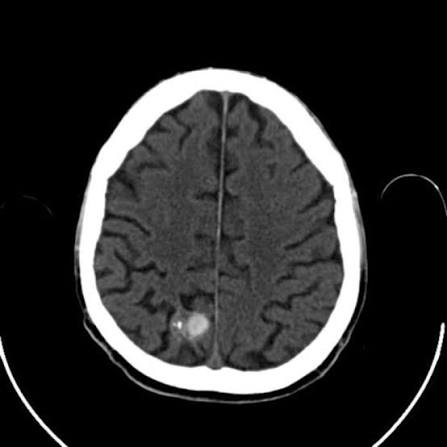
#> input picture brain/brain.jpg, 447 x 447 px
$ python Question1.py
#> lines starting #> are read from the running program, lines starting #| are printed output that depends on the picture; after the words box and inside, x2 and y2 are one past the last pixel; in counts of white or black regions, pixels touching at a corner belong together
import cv2
import matplotlib.pyplot as plt
import numpy as np

def get_gray_image(path):
#> called with path = './brain/brain.jpg'
    img = cv2.imread(path, cv2.IMREAD_GRAYSCALE)
#> img is the input picture: shape (447, 447); min 0, max 255, mean 45.3
    return img

def gaussian_blur(image, kernel_size):
#> called with kernel_size = 5
    return cv2.GaussianBlur(image, (kernel_size, kernel_size), 0)

def median_filter(image, kernel_size):
#> called with kernel_size = 5
    return cv2.medianBlur(image, kernel_size)

def histogram_plot_and_save(image, output_path='histograma.png'):
#> called with output_path = 'resultadosQ1/output_histograma.png'
    plt.figure()
    plt.hist(image.ravel(), bins=256, range=(0, 256), color='gray')
    plt.title('Histogram')
    plt.xlabel('Pixel Intensity')
    plt.ylabel('Frequency')
    plt.grid(True, linestyle='--', alpha=0.6)
    plt.savefig(output_path)
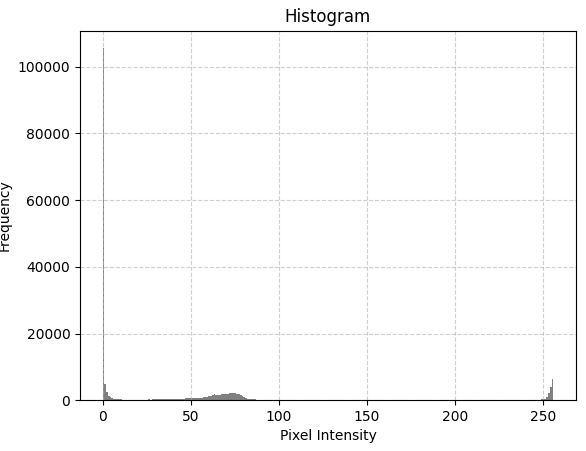
#> figure drawn by matplotlib, 1 panel; tallest bar 105549 high, from x = 0 to 1
    plt.show()

def limiarizacao_otsu(image):
    _, binary_image = cv2.threshold(image, 0, 255, cv2.THRESH_BINARY + cv2.THRESH_OTSU)
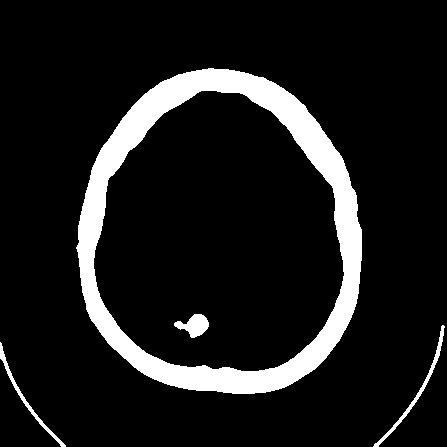
#> binary_image: shape (447, 447); 10.9% white; 4 white regions, box (x1, y1, x2, y2) and area: (76, 68, 362, 394) 20338, (373, 325, 445, 447) 532, (174, 314, 209, 338) 472, (0, 342, 66, 447) 459
    return binary_image

def opening(image, kernel_size):
#> called with kernel_size = 5
    kernel = cv2.getStructuringElement(cv2.MORPH_ELLIPSE, (kernel_size, kernel_size))
    return cv2.morphologyEx(image, cv2.MORPH_OPEN, kernel)
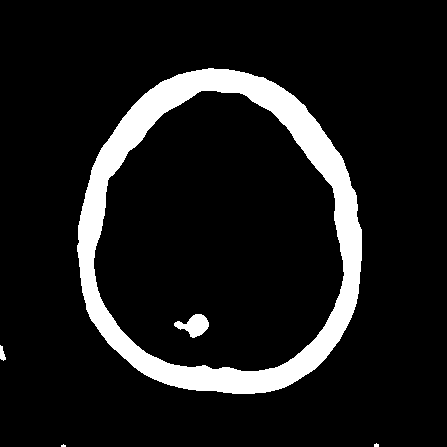
#> returned value: shape (447, 447); 10.5% white; 5 white regions (2 under 20 px), largest, box (x1, y1, x2, y2) and area: (77, 68, 362, 394) 20336, (174, 314, 209, 338) 469, (0, 345, 6, 361) 61

def closing(image, kernel_size):
#> called with kernel_size = 5
    kernel = cv2.getStructuringElement(cv2.MORPH_ELLIPSE, (kernel_size, kernel_size))
    return cv2.morphologyEx(image, cv2.MORPH_CLOSE, kernel)
#> returned value: shape (447, 447); 10.5% white; 5 white regions (2 under 20 px), largest, box (x1, y1, x2, y2) and area: (77, 68, 362, 394) 20336, (174, 314, 209, 338) 473, (0, 345, 6, 361) 61

def isolar_tumor(binary_image):
    num_labels, labels, stats, _ = cv2.connectedComponentsWithStats(binary_image)
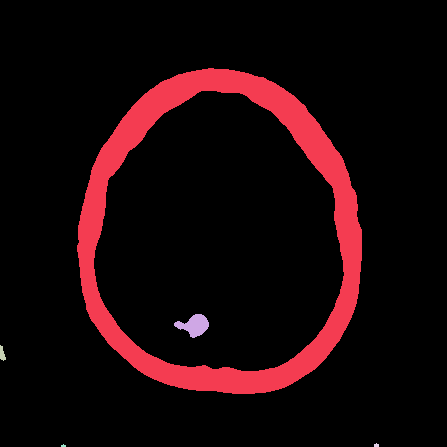
#> labels: shape (447, 447) int32; 6 distinct labels, from 0 to 5; one colour per label, 0 black
#> num_labels = 6; stats = [[0, 0, 447, 447, 178912], [77, 68, 285, 326, 20336], [174, 314, 35, 24, 473], [0, 345, 6, 16, 61], [374, 443, 5, 4, 16], [61, 444, 5, 3, 11]]
    componentes = [(i, stats[i, cv2.CC_STAT_AREA]) for i in range(1, num_labels)]
#> componentes = [(1, 20336), (2, 473), (3, 61), (4, 16), (5, 11)]
    componentes_ordenados = sorted(componentes, key=lambda x: x[1], reverse=True)
#> componentes_ordenados = [(1, 20336), (2, 473), (3, 61), (4, 16), (5, 11)]
    tumor_idx, tumor_area = componentes_ordenados[1]
#> tumor_idx = 2; tumor_area = 473
    tumor_isolado = np.zeros_like(binary_image)
    tumor_isolado[labels == tumor_idx] = 255
    return tumor_isolado, tumor_area


# 1 e 2
img_original = get_gray_image('./brain/brain.jpg')

# 3
img_suave = gaussian_blur(img_original, 5)
img_suave = median_filter(img_suave, 5)

# 4
histogram_plot_and_save(img_suave, 'resultadosQ1/output_histograma.png')
img_binaria = limiarizacao_otsu(img_suave)
cv2.imwrite('resultadosQ1/output_binaria.png', img_binaria)

# 5
img_morf = opening(img_binaria, 5)
img_morf = closing(img_morf, 5)
cv2.imwrite('resultadosQ1/output_morfologia.png', img_morf)

# 6
tumor_mask, area = isolar_tumor(img_morf)
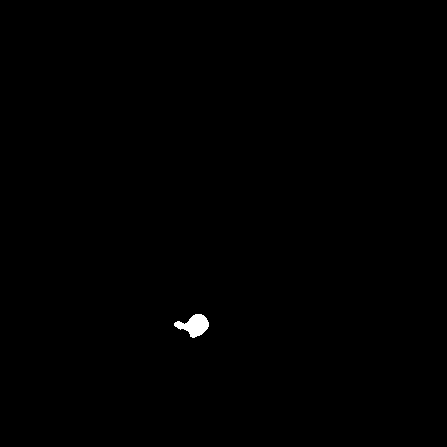
#> tumor_mask: shape (447, 447); 0.24% white; 1 white region, box (x1, y1, x2, y2) and area: (174, 314, 209, 338) 473
#> area = 473
cv2.imwrite('resultadosQ1/output_tumor_isolado.png', tumor_mask)
resultado_sobreposto = cv2.bitwise_and(img_original, img_original, mask=tumor_mask)
cv2.imwrite('resultadosQ1/output_resultado_final.png', resultado_sobreposto)


plt.figure(figsize=(10, 5))
plt.subplot(1, 2, 1)
plt.title("Imagem Original")
plt.imshow(img_original, cmap='gray')
plt.axis('off')

plt.subplot(1, 2, 2)
plt.title("Tumor Isolado")
plt.imshow(resultado_sobreposto, cmap='gray')
plt.axis('off')

plt.show()
